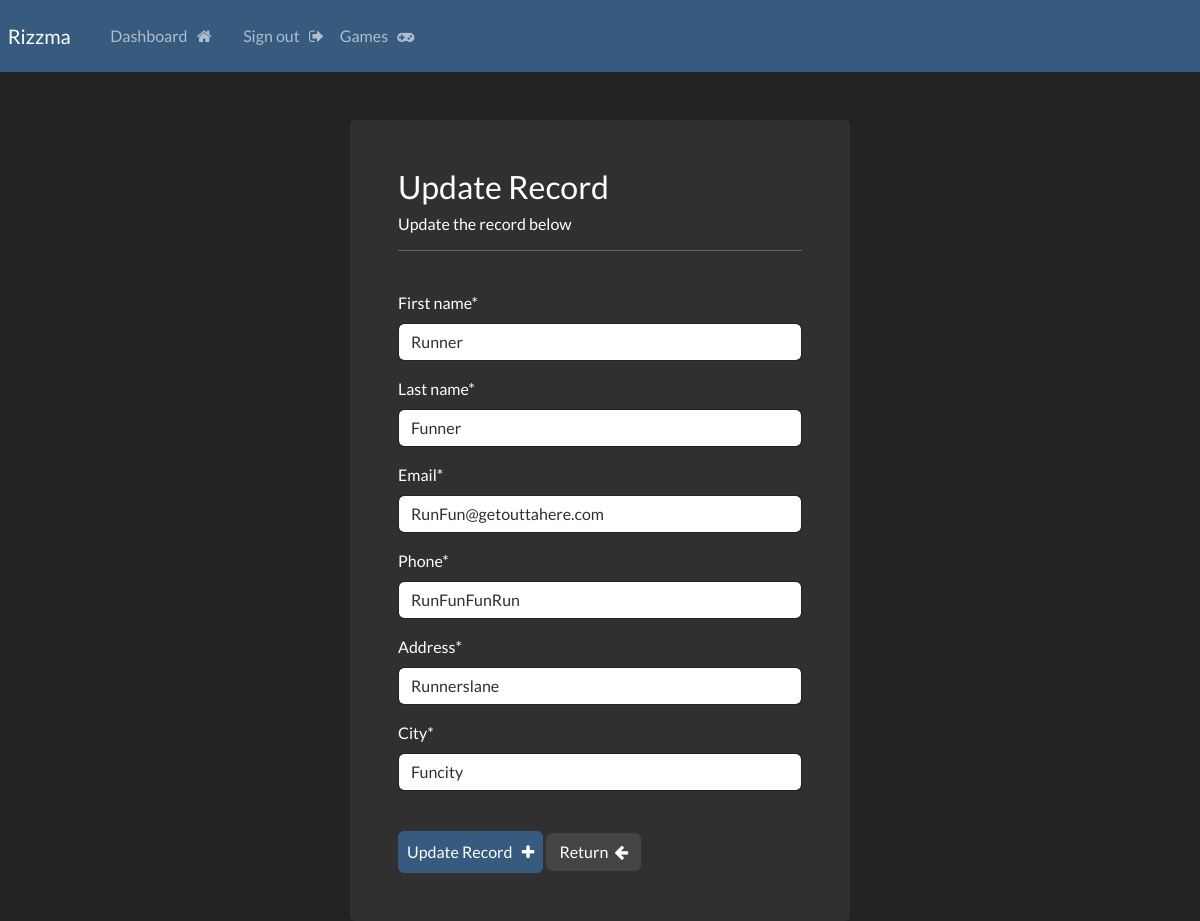
Before: /update-record/2 (signed in) with the older database file.
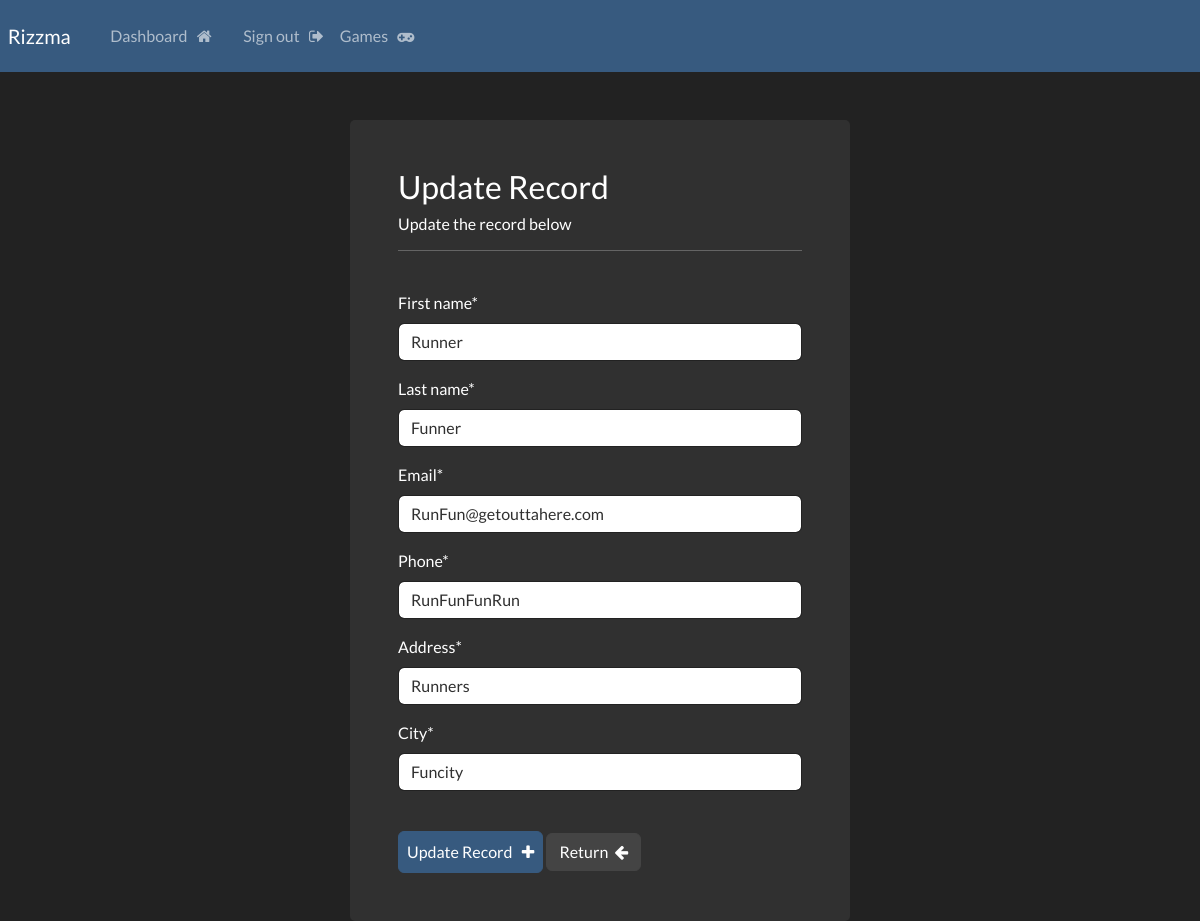
After: the same page with the newer database file.
### website/models.py (models this page shows, shortened)
class Record(models.Model):
    creation_data = models.DateTimeField(auto_now_add=True)
    first_name = models.CharField(max_length=100)
    last_name = models.CharField(max_length=100)
    email = models.CharField(max_length=255)
    phone = models.CharField(max_length=20)
    address = models.CharField(max_length=255)
    city = models.CharField(max_length=255)

### website/views.py (the view)
# urls.py: path('update-record/<int:pk>', views.update_record, name='update-record'),
@login_required(login_url='my-login')
def update_record(request, pk):
    record = Record.objects.get(id=pk)
    form = UpdateRecordForm(instance=record)
    if request.method == "POST":
        form = UpdateRecordForm(request.POST, instance=record)
        if form.is_valid():
            form.save()
            messages.success(request,'Record has been updated!')
            return redirect('dashboard')
    context = {'update_form':form}
    return render(request,'website/update-record.html', context=context)

### website/forms.py
class UpdateRecordForm(forms.ModelForm):
    class Meta:
        model = Record
        fields = ['first_name','last_name','email','phone','address','city']

### website/templates/website/update-record.html (shortened to what this page needs)
{% extends 'website/base.html' %}
{% load crispy_forms_tags %}
{% block content %}
<br>
<div class="container bg-dark p-5 form-layout">
    <h3>Update Record</h3>
    <h6>Update the record below</h6>
    <hr>
    <br>
    <form method="POST" autocomplete="off">
        {{update_form|crispy}}
        <br>
        <button type="submit" class="btn btn-primary w-20 btn-block p-2" >Update Record &nbsp; <i class="fa fa-plus" aria-hidden="true"></i></button>
        <a href="{% url 'dashboard' %}" class="btn btn-secondary w-10">Return &nbsp;<i class="fa fa-arrow-left" aria-hidden="true"></i></a>
    </form>
</div>
{% endblock %}

Changed rows visible on the page:
changed Record "Runner": address "Runnerslane" → "Runners"
